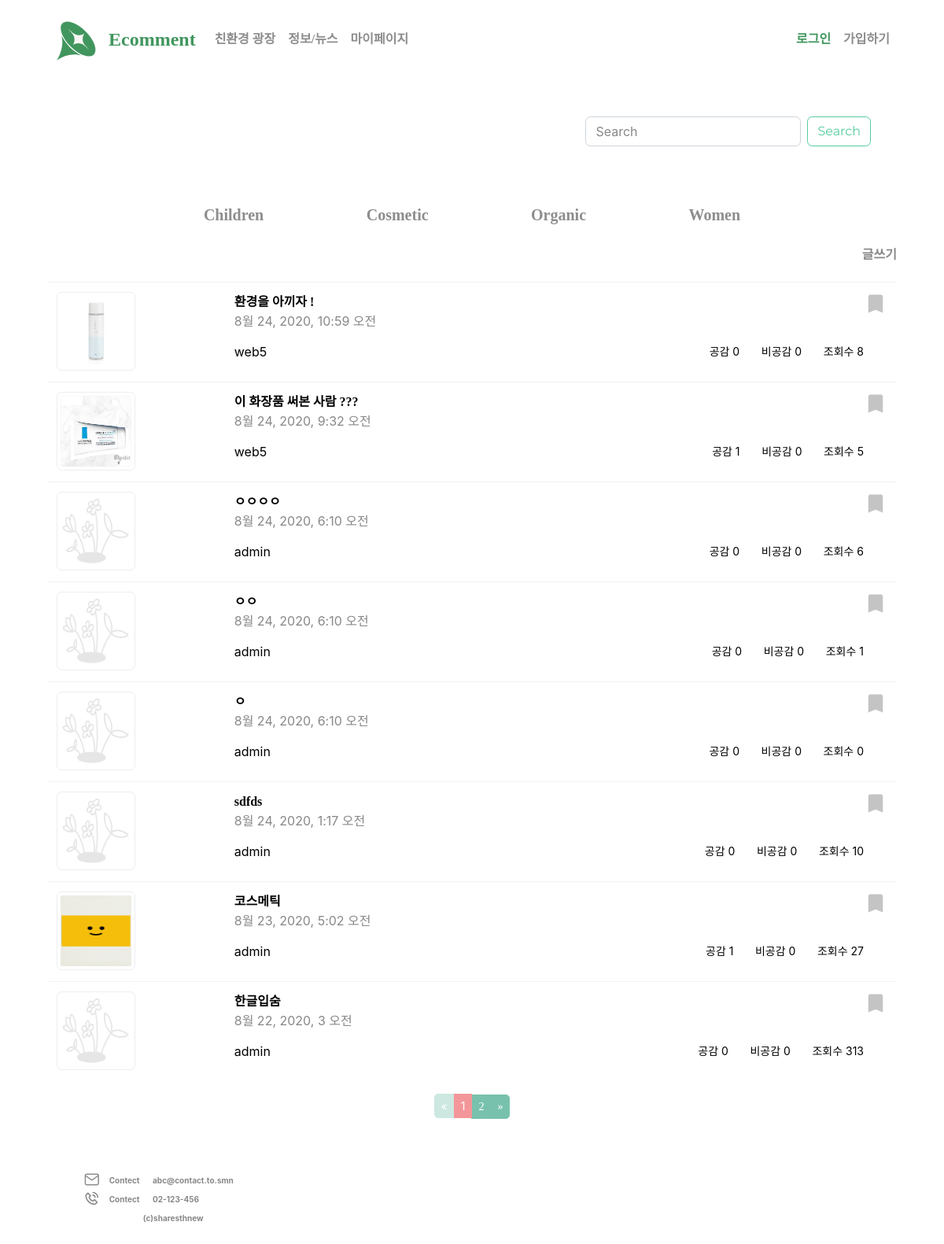
The page /community/list/ on the database as committed earlier.
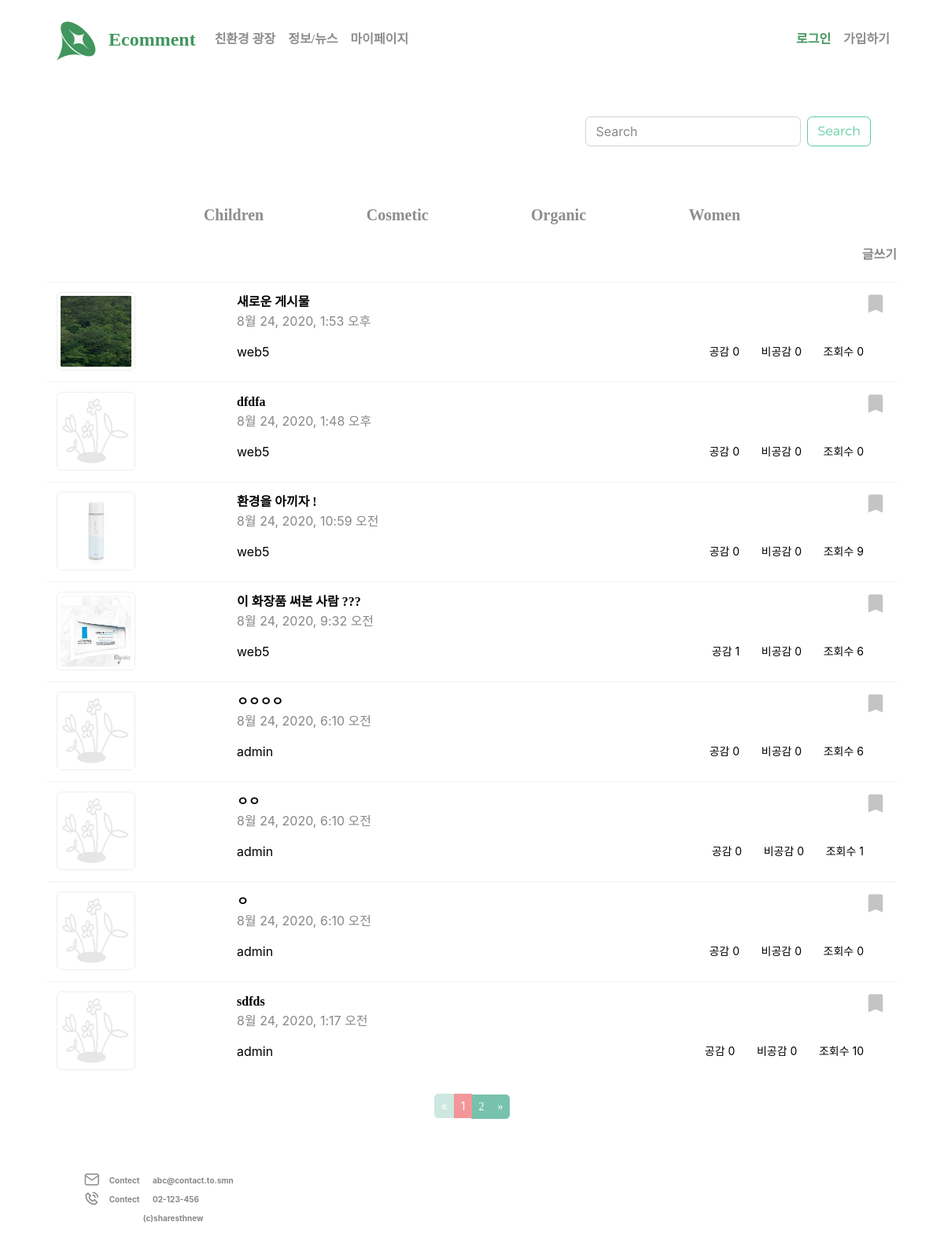
The same page on the database as committed later.
### community/models.py (models this page shows, shortened)
class Category(models.Model):
    name = models.CharField(max_length=50)
    class Meta:
        ordering =['name']
    def __str__(self):
        return self.name

class Post(models.Model):
    author = models.ForeignKey(User, on_delete=models.CASCADE, related_name='user',null=True)
    title = models.CharField(max_length = 200,null=True)
    category = models.CharField(max_length=200, default='uncategorized')
    text = models.TextField(max_length = 1700, null=True)
    image = models.ImageField(upload_to= 'community/community_photo/%Y/%m/%d',null=True, blank=True)
    created = models.DateTimeField(auto_now_add=True,null=True)
    updated = models.DateTimeField(auto_now=True)
    like = models.ManyToManyField(User, related_name='like_post', blank=True)
    unlike = models.ManyToManyField(User, related_name='unlike_post', blank=True)
    favorite = models.ManyToManyField(User, related_name='favorite_post', blank=True)
    hits = models.PositiveIntegerField(default = 0)
    class Meta:
        ordering = ['-created']

### community/views.py (the view)
# urls.py: path("list/",PostList.as_view(), name='list'),
class PostList(ListView):
    model = Post
    template_name_suffix = '_list'
    context_object_name = 'Posts'
    paginate_by = 8
    cats = Category.objects.all()
    def get_context_data(self, *args, **kwargs):
        cat_menu = Category.objects.all()
        context = super(PostList,self).get_context_data(*args, **kwargs)
        context["cat_menu"] = cat_menu
        return context

### templates/community/post_list.html (shortened to what this page needs)
{% extends 'base.html' %}
{% block content %}
        <form class="form-inline m-5 float-right" action="{% url 'community:search' %}" method="post">
      <input class="form-control mr-sm-2" type="search" placeholder="Search" aria-label="Search" name="q" value="{{q}}">
      <button class="btn btn-outline-success my-2 my-sm-0" type="submit">Search</button>
    </form>
    <div class="container">
        <div class="col text-center my-4">
            {% for item in cat_menu %}
                <a style="font-size: 20px;margin: 6%;" href="{% url 'community:category' item %}"> {{ item }}</a>
            {%endfor%}
        </div>
        {% if user.is_authenticated %}
            <a style="float: right;margin-bottom:2%;" href="{% url 'community:create' %}">글쓰기</a>
        {% else %}
            <a style="cursor:pointer;float:right;margin-bottom:2%" data-toggle="modal" data-target="#myModal"> 글쓰기 </a>
        {% endif %}
        <div class="table-responsive">
            <table class="table">
                {% for object in object_list %}
                    <tr>
                        <td><a href="{% url 'community:detail' object.id %}">
                            {% if object.image %}
                                <img src="{{ object.image.url }}" alt="..." class="img-thumbnail" style="width:100px;height:100px;">
                            {% else %}
                                <img src="/static/image/alt.png" alt="..." class="img-thumbnail" style="width:100px;height:100px;">
                            {% endif %}
                        </a></td>
                        <th scope="row"><a style="color: #000000;" href="{% url 'community:detail' object.id %}">{{object.title}}</a><br><span style="font-weight: normal">{{object.created}}</span>
                            <br><span style="display: block;margin-top:15px;color: #000000;font-weight: normal">{{object.author}}</span></th>
                        <td><span><a href="{% url 'community:favorite' object.id %}" class="float-right">{% if user in object.favorite.all %} <img src="/static/image/sc_active.png"> {%else%} <img src="/static/image/scrab.png">{% endif %}</a></span><p style="margin-top:65px;float:right; font-weight:normal;font-size:14px;color: #000000;">공감 <span> {{ object.like.all.count}} </span>&nbsp&nbsp&nbsp&nbsp&nbsp&nbsp비공감 <span> {{ object.unlike.all.count}} </span>&nbsp&nbsp&nbsp&nbsp&nbsp&nbsp조회수 <span> {{ object.hits }} </span></p></td>
                    </tr>
                {% endfor %}
            </table>
        </div>
    </div>
    {% include 'community/pagination.html' %}
    {% include 'footer.html' %}
{% endblock %}

### templates/base.html (shortened to what this page needs)
<!doctype html>
{% load static %}
<html>
<head>
    <link rel="stylesheet" href="https://stackpath.bootstrapcdn.com/bootstrap/4.5.2/css/bootstrap.min.css">
    <link rel="stylesheet" href="/static/bootstrap.css">
    <link rel="stylesheet" href="{% static 'ecomment.css' %}">
    <link rel="stylesheet" type="text/css" href="https://cdn.jsdelivr.net/npm/slick-carousel@1.8.1/slick/slick.css"/>
</head>
<body>
<div class ="container" style="flex:1 0 auto">
    <nav class="navbar navbar-expand-lg my-1">
        <div>
        </div>
        <a class="navbar-brand" href="{% url 'home:home' %}"><span style="font-size:larger; color:#41965E;">Ecomment</span></a>
        <div class="collapse navbar-collapse" id="navbarSupportedContent">
            <ul class="navbar-nav mr-auto">
                <li class="nav-item">
                    <a class="nav-link" href="{% url 'community:index' %}">친환경 광장</a>
                </li>
                <li class="nav-item">
                    <a class="nav-link" href="{% url 'news:index' %}"> 정보/뉴스</a>
                </li>
                <li class="nav-item">
                    <a class="nav-link" href="{% url 'account:mypage' %}" href="#">마이페이지</a>
                </li>
            </ul>
            <div class="navbar-nav ml-auto">
                {% if user.is_authenticated %}
                    <li><a class="nav-link" href="{% url 'account:logout' %}"><span style="color: #41965E;">{{ user.first_name }}님  </span>로그아웃</a></li>
                {% else %}
                    <li><a class="nav-link" href="{% url 'account:login' %}" style="color: #41965E;">로그인</a></li>
                    <li><a class="nav-link" href="{% url 'account:checkbox' %}">가입하기</a></li>
                {% endif %}
            </div>
        </div>
    </nav>
    {% block content %}
    {% endblock %}
</div>
</body>
</html>

### templates/community/pagination.html
    <div style="text-align: center">
    <nav class="full-pagination" aria-label="Page navigation example">
       <ul class="pagination pagination-sm">
        {% if page_obj.has_previous %}
            <li class="page-item"><a class="page-link" href="?page={{ page_obj.previous_page_number}}">&laquo;</a></li>
        {% else %}
            <li class="page-item disabled "><span class="page-link">&laquo;</span></li>
        {% endif %}
        {% for i in paginator.page_range %}
            {% if page_obj.number == i %}
            <li class="page-item active"><span class="page-link">{{ i }}<span class="sr-only">(current)</span></span></li>
            {% else %}
            <li class="page-item"><a class="page-link" href="?page={{ i }}">{{ i }}</a></li>
            {% endif %}
        {% endfor %}
        {% if page_obj.has_next %}
            <li class="page-item"><a class="page-link" href="?page={{ page_obj.next_page_number }}">&raquo;</a></li>
        {% else %}
            <li class="page-item disabled"><span class="page-link">&raquo;</span></li>
        {% endif %}
        </ul>
    </nav>
    </div>

### templates/footer.html (shortened to what this page needs)
{% block content %}
<footer style="flex-shrink: 0;">
<div class="foo_div my-5" style="width: 100%; padding : 0 5.5%;">
<p style="display: inline;font-size:10px;line-height: 100%;">&nbsp&nbsp&nbspContect&nbsp&nbsp&nbsp&nbsp&nbsp&nbsp abc@contact.to.smn</p>
<br>
<p style="display: inline;font-size:10px;line-height: 100%;">&nbsp&nbsp&nbspContect&nbsp&nbsp&nbsp&nbsp&nbsp&nbsp 02-123-456</p>
<br>
    <p style="display: inline;font-size:10px;">&nbsp&nbsp&nbsp&nbsp&nbsp&nbsp&nbsp&nbsp&nbsp&nbsp&nbsp&nbsp&nbsp&nbsp&nbsp&nbsp&nbsp&nbsp&nbsp&nbsp&nbsp&nbsp&nbsp&nbsp&nbsp&nbsp&nbsp&nbsp&nbsp&nbsp&nbsp (c)sharesthnew</p>
</div>
</footer>
{% endblock %}

### static/ecomment.css (style rules this page uses)
div { overflow:hidden; height:auto; }
.pagination { display: inline-table; }
.pagination li { display:inline-block; }
.pagination li a { font-weight: normal; }
.register-text h2, p { font-weight: bold; }

Rows that differ between the two databases and show on the page:
no longer on this page (row unchanged): Post: image (picture), title "코스메틱", created "8월 23, 2020, 5:02 오전", author "admin", like.all.count "1", unlike.all.count "0", hits "27"
no longer on this page (row edited): Post: title "한글입숨", created "8월 22, 2020, 3 오전", author "admin", like.all.count "0", unlike.all.count "0", hits "313"
added Post: image (picture), title "새로운 게시물", created "8월 24, 2020, 1:53 오후", author "web5", like.all.count "0", unlike.all.count "0", hits "0"
added Post: title "dfdfa", created "8월 24, 2020, 1:48 오후", author "web5", like.all.count "0", unlike.all.count "0", hits "0"
changed Post "환경을 아끼자 !": hits "8" → "9"
changed Post "이 화장품 써본 사람 ???": hits "5" → "6"
